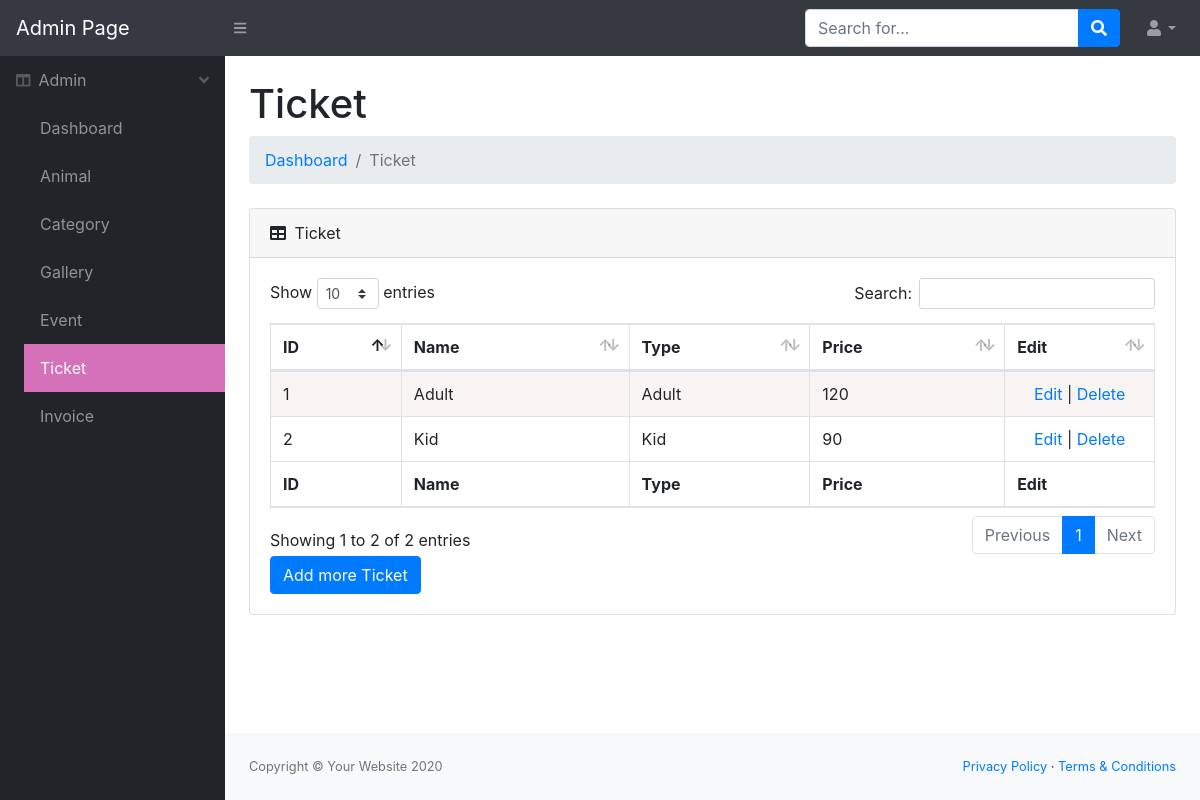
Screenshot of /admin/index.php?page=admin_ticket (signed in) with the database file from the repository.
### tables this page shows
CREATE TABLE `db_ticket` (
  `id` int(11) NOT NULL,
  `name` varchar(250) NOT NULL,
  `type` varchar(250) NOT NULL,
  `price` double NOT NULL
);

### admin/admin_ticket.php (the view, shortened to what this page needs)
<?php
require_once 'connect.php';
$result = mysqli_query($con,'select * from db_ticket');
 ?>
<h1 class="mt-4">Ticket</h1>
<ol class="breadcrumb mb-4">
<li class="breadcrumb-item"><a href="index.php">Dashboard</a></li>
<li class="breadcrumb-item active">Ticket</li>
</ol>
  <div class="card mb-4">
<div class="card-header">
<i class="fas fa-table mr-1"></i> Ticket </div>
<div class="card-body">
            <div class="table-responsive">
            <div id="dataTable_wrapper" class="dataTables_wrapper dt-bootstrap4">
<div class="row">
    <div class="col-sm-12">
<table class="table table-bordered dataTable" id="dataTable" role="grid" aria-describedby="dataTable_info" style="width: 100%;" width="100%" cellspacing="0">
<thead>
<tr role="row">
    <th class="sorting_asc" tabindex="0" aria-controls="dataTable" rowspan="1" colspan="1" style="width: 100.467px;" aria-sort="ascending" aria-label="Name: activate to sort column descending">ID</th>
    <th class="sorting" tabindex="0" aria-controls="dataTable" rowspan="1" colspan="1" style="width: 207.733px;" aria-label="Position: activate to sort column ascending">Name</th>
    <th class="sorting" tabindex="0" aria-controls="dataTable" rowspan="1" colspan="1" style="width: 153.9px;" aria-label="Office: activate to sort column ascending">Type</th>
    <th class="sorting" tabindex="0" aria-controls="dataTable" rowspan="1" colspan="1" style="width: 170.2833px;" aria-label="Age: activate to sort column ascending">Price</th>
    <th class="sorting" tabindex="0" aria-controls="dataTable" rowspan="1" colspan="1" style="width: 119.067px;" aria-label="Salary: activate to sort column ascending">Edit</th>
</tr>
</thead>
<tfoot>
<tr><th rowspan="1" colspan="1">ID</th>
    <th rowspan="1" colspan="1">Name</th>
    <th rowspan="1" colspan="1">Type</th>
    <th rowspan="1" colspan="1">Price</th>
    <th rowspan="1" colspan="1">Edit</th>
</tr>
</tfoot>
    <tbody>
<?php
$odd = 'odd';
$even = 'even';
while ($ticket = mysqli_fetch_array($result)) {
    $i = 0;
    $even_this_Shit = ($i/2==0) ? $odd : $even;
    ?>
            <tr role="row" class="<?= $even_this_Shit ?>">
 				<td><?= $ticket['id'] ?></td>
 				<td><?= $ticket['name'] ?></td>
 				<td><?= $ticket['type'] ?></td>
 				<td><?= $ticket['price'] ?></td>
                <td align="center"><a href="index.php?page=admin_ticket_edit&id=<?= $ticket['id']; ?>">Edit</a> |
                <a onclick="return confirm('Are you really want to delete it??')" href="index.php?page=admin_ticket&id=<?= $ticket['id']?>&action=deleteTicket">Delete</a>
                </td>
            </tr>
    <?php } ?>
</tbody>
</table>
</div>
</div>
    </div>
    </div>
    	<div>
    		<button onclick="showAdd()" class="btn btn-primary">Add more Ticket</button>
    	</div>
    </div>
  </div>

### admin/css/style1.css (style rules this page uses)
svg:not(:root).svg-inline--fa { overflow: visible }
.svg-inline--fa { display: inline-block; font-size: inherit; height: 1em; overflow: visible; vertical-align: -.125em }
.svg-inline--fa.fa-w-16 { width: 1em }

### admin/css/styleTable.css (style rules this page uses)
table.dataTable { clear: both; margin-top: 6px !important; margin-bottom: 6px !important; max-width: none !important; border-collapse: separate !important; border-spacing: 0 }
table.dataTable td, table.dataTable th { -webkit-box-sizing: content-box; box-sizing: content-box }
table.dataTable thead>tr>th.sorting_asc, table.dataTable thead>tr>th.sorting_desc, table.dataTable thead>tr>th.sorting, table.dataTable thead>tr>td.sorting_asc, table.dataTable thead>tr>td.sorting_desc, table.dataTable thead>tr>td.sorting { padding-right: 30px }
table.dataTable thead .sorting, table.dataTable thead .sorting_asc, table.dataTable thead .sorting_desc, table.dataTable thead .sorting_asc_disabled, table.dataTable thead .sorting_desc_disabled { cursor: pointer; position: relative }
table.dataTable thead .sorting:before, table.dataTable thead .sorting:after, table.dataTable thead .sorting_asc:before, table.dataTable thead .sorting_asc:after, table.dataTable thead .sorting_desc:before, table.dataTable thead .sorting_desc:after, table.dataTable thead .sorting_asc_disabled:before, table.dataTable thead .sorting_asc_disabled:after, table.dataTable thead .sorting_desc_disabled:before, table.dataTable thead .sorting_desc_disabled:after { position: absolute; bottom: 0.9em; display: block; opacity: 0.3 }
table.dataTable thead .sorting:before, table.dataTable thead .sorting_asc:before, table.dataTable thead .sorting_desc:before, table.dataTable thead .sorting_asc_disabled:before, table.dataTable thead .sorting_desc_disabled:before { right: 1em; content: "\2191" }
table.dataTable thead .sorting:after, table.dataTable thead .sorting_asc:after, table.dataTable thead .sorting_desc:after, table.dataTable thead .sorting_asc_disabled:after, table.dataTable thead .sorting_desc_disabled:after { right: 0.5em; content: "\2193" }
table.dataTable thead .sorting_asc:before, table.dataTable thead .sorting_desc:after { opacity: 1 }
table.table-bordered.dataTable th, table.table-bordered.dataTable td { border-left-width: 0 }
table.table-bordered.dataTable th:last-child, table.table-bordered.dataTable th:last-child, table.table-bordered.dataTable td:last-child, table.table-bordered.dataTable td:last-child { border-right-width: 0 }
table.table-bordered.dataTable tbody th, table.table-bordered.dataTable tbody td { border-bottom-width: 0 }
div.table-responsive>div.dataTables_wrapper>div.row { margin: 0 }
div.table-responsive>div.dataTables_wrapper>div.row>div[class^="col-"]:first-child { padding-left: 0 }
div.table-responsive>div.dataTables_wrapper>div.row>div[class^="col-"]:last-child { padding-right: 0 }

### admin/index.php (style rules this page uses)
.odd { background-color: rgba(199, 146, 146, 0.1) }

### rows the page displays
db_ticket: id "1", name "Adult", type "Adult", price "120"
db_ticket: id "2", name "Kid", type "Kid", price "90"
